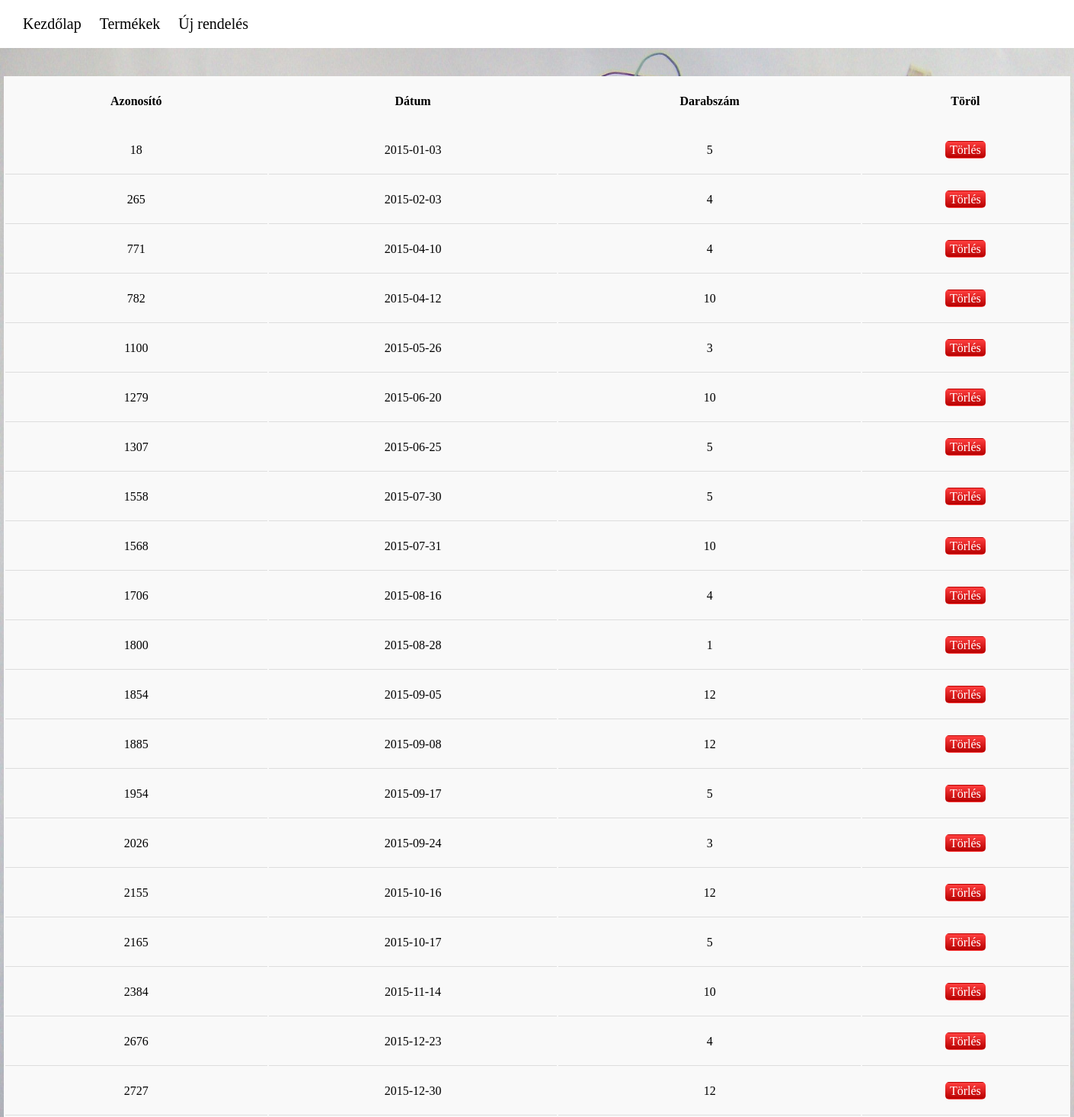
/index.php?c=orders&termekId=31722, run on the app's committed database.
### tables this page shows
CREATE TABLE rendelesek (
  id int,
  datum date,
  termekId int,
  db int,
  CONSTRAINT rendelesek_id PRIMARY KEY (id),
  CONSTRAINT termek_fk FOREIGN KEY(termekId) REFERENCES termekek(id) ON DELETE CASCADE ON UPDATE CASCADE
)DEFAULT;

### Application/Core/functions.php (called while the page is built, shortened)
<?php
function view($params)
{
    require_once APPPATH.'Templates/_layout.php';
    die;
}

### Application/Core/controllers.php (called while the page is built, shortened)
<?php
function ordersController()
{
    $config     = getConfig(CONF_FILE_PATH);
    $pdo        = getConnection($config);
    $termekId   = $_GET['termekId'];
    $orders = getOrdersById($pdo, $termekId);
    view([
        'title'     => 'Rendelések listája',
        'view'      =>'orders',
        'orders'    => $orders
    ]);
}

### index.php (called while the page is built, shortened)
<?php
require_once APPPATH.'Core/controllers.php';
require_once APPPATH.'Core/functions.php';
require_once APPPATH.'Database/database.php';
require_once APPPATH.'Core/core.php';

### Application/Database/database.php (called while the page is built, shortened)
<?php
function  getOrdersById($pdo, $termekId)
{
    $smt = $pdo->prepare('select * from `rendelesek` where `termekId` lIKE :termekId');
    $smt->bindParam(':termekId', $termekId);
    try
    {
        if (!$smt->execute())
        {
            throw new Exception($smt->errorInfo()[2]);
        }
        return $smt->fetchAll(PDO::FETCH_ASSOC);
    }
    catch (Exception $e)
    {
        return false;
    }
}

### Application/Templates/ordersView.php (the view)
<table class="table">
    <tr>
        <th>Azonosító</th>
        <th>Dátum</th>
        <th>Darabszám</th>
        <th>Töröl</th>
    </tr>
    <?php foreach($orders as $order): ?>
        <tr>
            <td><?= $order['id'] ?></td>
            <td><?= $order['datum'] ?></td>
            <td><?= $order['db'] ?></td>
            <td>
                <a href="index.php?c=deleteOrder&orderId=<?= $order['id'] ?>" class="btn btn-rd">Törlés</a>
            </td>
        </tr>
    <?php endforeach ?>
</table>

### Application/Style/style.css (style rules this page uses)
html { background-image: url("../Image/hatter.jpg"); background-size : 100% 100%; background-attachment: fixed; width : 100%; height : 100%; }
body { margin : 0; margin-top : 100px; }
.table { width : 1400px; margin : auto; background-color: #f9f9f9; }
.table td, .table th { line-height : 60px; min-width : 2%; text-align : center; }
.table td { border-bottom : 1px solid #ddd; }
.btn { padding : 2px 5px; border-radius : 5px; border : 1px solid transparent; text-decoration : none; }
.btn-rd { color : white; background-image: linear-gradient(to bottom, rgb(255, 63, 63), rgb(184, 0, 0)); }

### data on the page
rendelesek: id "18", datum "2015-01-03", db "5"
rendelesek: id "265", datum "2015-02-03", db "4"
rendelesek: id "771", datum "2015-04-10", db "4"
rendelesek: id "782", datum "2015-04-12", db "10"
rendelesek: id "1100", datum "2015-05-26", db "3"
rendelesek: id "1279", datum "2015-06-20", db "10"
rendelesek: id "1307", datum "2015-06-25", db "5"
rendelesek: id "1558", datum "2015-07-30", db "5"
rendelesek: id "1568", datum "2015-07-31", db "10"
rendelesek: id "1706", datum "2015-08-16", db "4"
rendelesek: id "1800", datum "2015-08-28", db "1"
rendelesek: id "1854", datum "2015-09-05", db "12"
rendelesek: id "1885", datum "2015-09-08", db "12"
rendelesek: id "1954", datum "2015-09-17", db "5"
rendelesek: id "2026", datum "2015-09-24", db "3"
rendelesek: id "2155", datum "2015-10-16", db "12"
rendelesek: id "2165", datum "2015-10-17", db "5"
rendelesek: id "2384", datum "2015-11-14", db "10"
rendelesek: id "2676", datum "2015-12-23", db "4"
rendelesek: id "2727", datum "2015-12-30", db "12"
